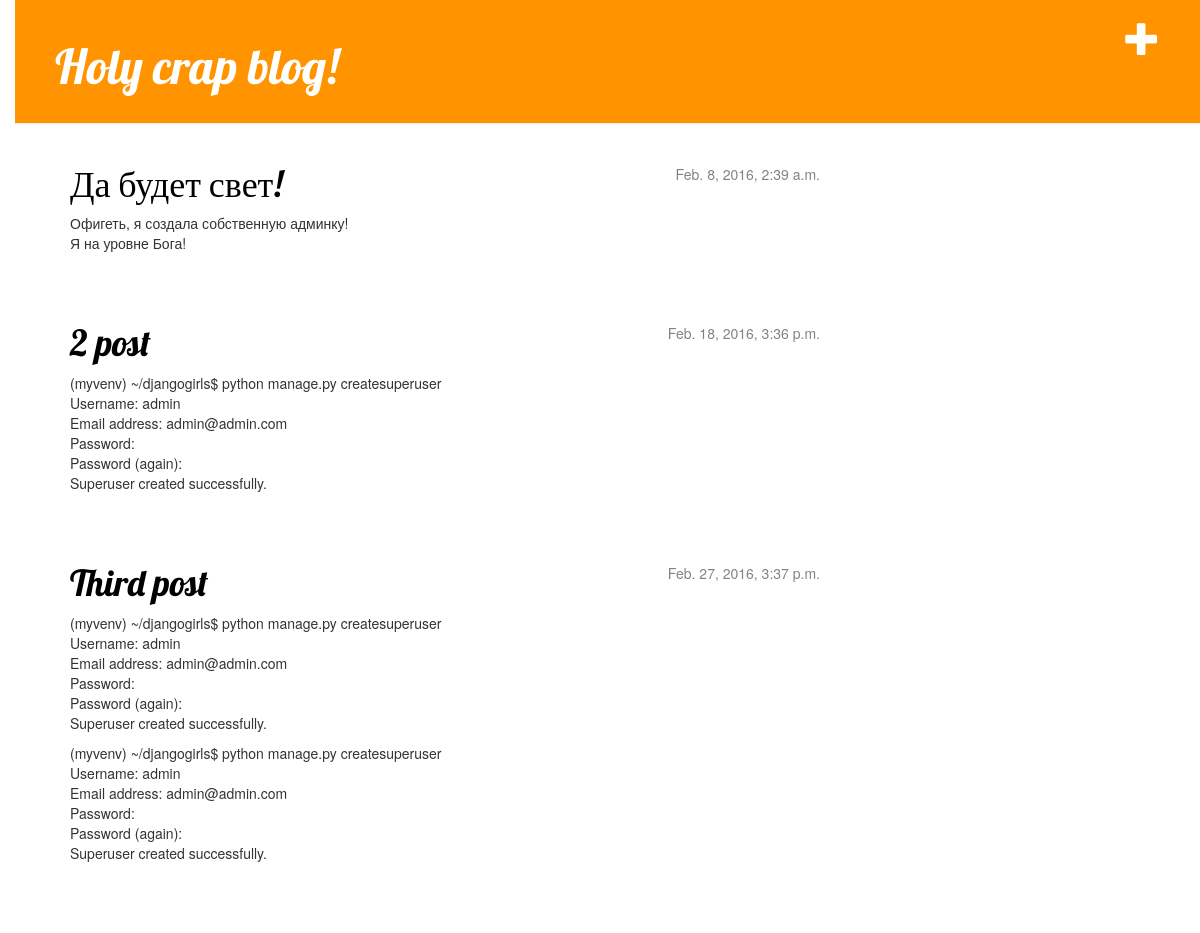
The app's page / (signed in) with its own data.
### blog/models.py (models this page shows, shortened)
class Post(models.Model):
    author = models.ForeignKey('auth.User')
    title = models.CharField(max_length=200)
    text = models.TextField()
    created_date = models.DateTimeField(
            default=timezone.now)
    published_date = models.DateTimeField(
            blank=True, null=True)

### blog/views.py (the view)
# urls.py: url(r'^$', views.post_list, name='post_list'),
def post_list(request):
    posts = Post.objects.filter(published_date__lte=timezone.now()).order_by('published_date')
    return render(request, 'blog/post_list.html', {'posts': posts})

### blog/templates/blog/post_list.html
    {% extends 'blog/base.html' %}
		{% block content %}
				{% for post in posts %}
                    <div class="post">
                        <div class="date">
                            {{ post.published_date }}
                        </div>
                        <h1><a href="{% url 'post_detail' pk=post.pk %}">{{ post.title }}</a></h1>
                        <p>{{ post.text|linebreaks }}</p>
                    </div>
                {% endfor %}
			{% endblock content %}

### blog/static/css/blog.css (style rules this page uses)
h1 a { color: #FCA205; font-family: 'Lobster'; }
body { padding-left: 15px; }
h1, h2, h3, h4 { font-family: 'Lobster', cursive; }
.date { float: right; color: #828282; }
.post { margin-bottom: 70px; }
.post h1 a, .post h1 a:visited { color: #000000; }

### records on screen
Post: published_date "Feb. 8, 2016, 2:39 a.m.", title "Да будет свет!", text "Офигеть, я создала собственную админку! Я на уровне Бога!"
Post: published_date "Feb. 18, 2016, 3:36 p.m.", title "2 post", text "(myvenv) ~/djangogirls$ python manage.py createsuperuser Username: admin Email address: admin@admin.com Password: Password (again): Superuser created successfully."
Post: published_date "Feb. 27, 2016, 3:37 p.m.", title "Third post", text "(myvenv) ~/djangogirls$ python manage.py createsuperuser Username: admin Email address: admin@admin.com Password: Password (again): Superuser created successfully. (myvenv) ~/djangogirls$ python manage.py createsuperuser Username: admin Email address: admin@admin.com Password: Password (again): Superuser created successfully."
